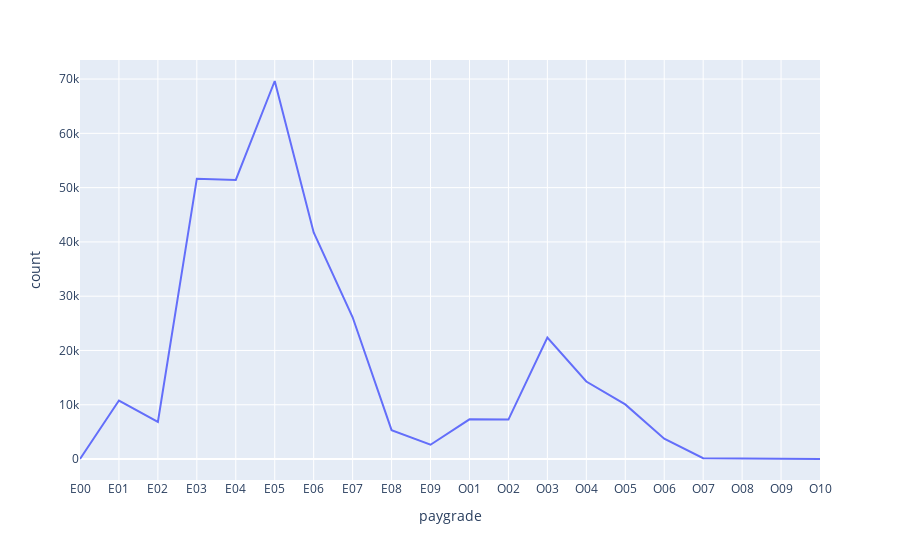

This figure's notebook cell:
### Code cell
px.line(counts_by_paygrade, x="paygrade", y="count")

### Figure 1 — Plotly figure (JSON) as saved in the notebook; plotly's stock layout.template omitted (floating-point values rounded to 4 significant figures)
{"data": [{"hovertemplate": "paygrade=%{x}<br>count=%{y}<extra></extra>", "legendgroup": "", "line": {"color": "#636efa", "dash": "solid"}, "marker": {"symbol": "circle"}, "mode": "lines", "name": "", "orientation": "v", "showlegend": false, "type": "scatter", "x": ["E00", "E01", "E02", "E03", "E04", "E05", "E06", "E07", "E08", "E09", "O01", "O02", "O03", "O04", "O05", "O06", "O07", "O08", "O09", "O10"], "xaxis": "x", "y": [5, 10781, 6834, 51645, 51424, 69644, 41746, 26117, 5312, 2629, 7314, 7264, 22387, 14279, 10065, 3742, 149, 100, 36, 13], "yaxis": "y"}], "layout": {"autosize": true, "legend": {"tracegroupgap": 0}, "margin": {"t": 60}, "xaxis": {"anchor": "y", "autorange": true, "domain": [0, 1], "range": [0, 19], "title": {"text": "paygrade"}, "type": "category"}, "yaxis": {"anchor": "x", "autorange": true, "domain": [0, 1], "range": [-3864.0, 73510.0], "title": {"text": "count"}, "type": "linear"}}}
